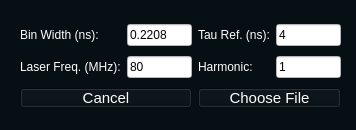
<?xml version="1.0" encoding="UTF-8"?>
<ui version="4.0">
 <class>Form</class>
 <widget class="QWidget" name="Form">
  <property name="geometry">
   <rect>
    <x>0</x>
    <y>0</y>
    <width>356</width>
    <height>130</height>
   </rect>
  </property>
  <property name="windowTitle">
   <string>Load Calibration</string>
  </property>
  <property name="styleSheet">
   <string notr="true">background: rgb(6,15,19);</string>
  </property>
  <widget class="QWidget" name="gridLayoutWidget">
   <property name="geometry">
    <rect>
     <x>10</x>
     <y>10</y>
     <width>341</width>
     <height>112</height>
    </rect>
   </property>
   <layout class="QGridLayout" name="gridLayout">
    <property name="leftMargin">
     <number>10</number>
    </property>
    <property name="topMargin">
     <number>10</number>
    </property>
    <property name="rightMargin">
     <number>10</number>
    </property>
    <property name="bottomMargin">
     <number>10</number>
    </property>
    <property name="horizontalSpacing">
     <number>6</number>
    </property>
    <item row="0" column="3">
     <widget class="QLineEdit" name="Tau">
      <property name="styleSheet">
       <string notr="true">background: white</string>
      </property>
      <property name="text">
       <string>4</string>
      </property>
     </widget>
    </item>
    <item row="2" column="2" colspan="2">
     <widget class="QPushButton" name="LoadCalibr">
      <property name="styleSheet">
       <string notr="true">QPushButton{

            border: 4px solid '#4aa3d1';
            background: '#4aa3d1';
            color: white;
            font-family: 'Helvetica';
            font-size: 15px;
            padding: 0px 0;
            margin-top: 0px
}
QPushButton:hover{
	background: '#173953';
     border: 4px solid '#173953'
}</string>
      </property>
      <property name="text">
       <string>Choose File</string>
      </property>
     </widget>
    </item>
    <item row="1" column="2">
     <widget class="QLabel" name="label_5">
      <property name="styleSheet">
       <string notr="true">color: #FFFFFF
</string>
      </property>
      <property name="text">
       <string>Harmonic:</string>
      </property>
     </widget>
    </item>
    <item row="0" column="1">
     <widget class="QLineEdit" name="bin_width">
      <property name="styleSheet">
       <string notr="true">background: white</string>
      </property>
      <property name="text">
       <string>0.2208</string>
      </property>
     </widget>
    </item>
    <item row="1" column="0">
     <widget class="QLabel" name="label_3">
      <property name="styleSheet">
       <string notr="true">color: #FFFFFF</string>
      </property>
      <property name="text">
       <string>Laser Freq. (MHz):</string>
      </property>
     </widget>
    </item>
    <item row="0" column="0">
     <widget class="QLabel" name="label">
      <property name="styleSheet">
       <string notr="true">color: #FFFFFF</string>
      </property>
      <property name="text">
       <string>Bin Width (ns):</string>
      </property>
     </widget>
    </item>
    <item row="1" column="3">
     <widget class="QLineEdit" name="Harmonic">
      <property name="styleSheet">
       <string notr="true">background: white</string>
      </property>
      <property name="text">
       <string>1</string>
      </property>
     </widget>
    </item>
    <item row="2" column="0" colspan="2">
     <widget class="QPushButton" name="Cancel">
      <property name="styleSheet">
       <string notr="true">QPushButton{

            border: 4px solid '#4aa3d1';
            background: '#4aa3d1';
            color: white;
            font-family: 'Helvetica';
            font-size: 15px;
            padding: 0px 0;
            margin-top: 0px
}
QPushButton:hover{
	background: '#173953';
     border: 4px solid '#173953'
}
</string>
      </property>
      <property name="text">
       <string>Cancel</string>
      </property>
     </widget>
    </item>
    <item row="0" column="2">
     <widget class="QLabel" name="label_4">
      <property name="styleSheet">
       <string notr="true">color: #FFFFFF
</string>
      </property>
      <property name="text">
       <string>Tau Ref. (ns):</string>
      </property>
     </widget>
    </item>
    <item row="1" column="1">
     <widget class="QLineEdit" name="Freq">
      <property name="styleSheet">
       <string notr="true">background: white</string>
      </property>
      <property name="text">
       <string>80</string>
      </property>
     </widget>
    </item>
   </layout>
  </widget>
 </widget>
 <resources/>
 <connections/>
</ui>
